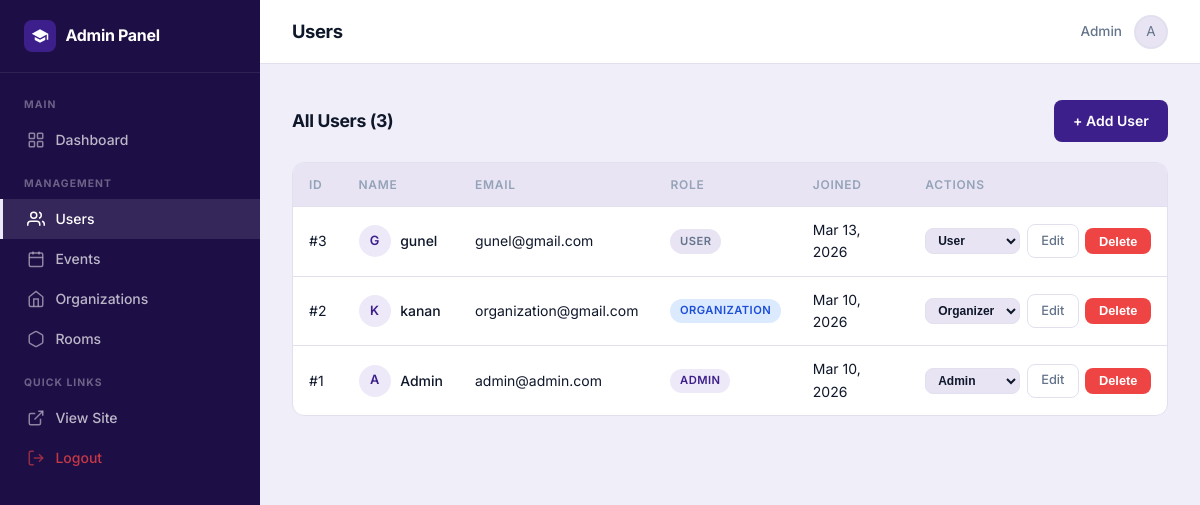
Page /admin/users (signed in) on the committed database.
### app/models/user_model.py (models this page shows, shortened)
class User(UserMixin, db.Model):
    __tablename__ = 'users'
    id = db.Column(db.Integer, primary_key=True)
    full_name = db.Column(db.String(100), nullable=False)
    email = db.Column(db.String(100), unique=True, nullable=False)
    password = db.Column(db.String(200), nullable=False)
    role = db.Column(db.String(20), default='user')
    organization_id = db.Column(db.Integer, db.ForeignKey('organizations.id'), nullable=True)
    created_at = db.Column(db.DateTime, default=datetime.utcnow)
    updated_at = db.Column(db.DateTime, onupdate=datetime.utcnow)

### app/routers/admin_routes.py (the view)
@admin_bp.get('/users')
def list_users():
    users = user_service.list_users()
    return render_template('admin/users/index.html', users=users)

### app/__init__.py (called while the page is built)
    @property
    def full_name(self):
        return self.user.full_name if self.user else ""

### app/extensions.py (called while the page is built)
@login_manager.user_loader
def load_user(user_id):
    from app.models.user_model import User
    return User.query.get(int(user_id))

### app/repositories/user_repository.py (called while the page is built)
def get_all():
    return User.query.order_by(User.created_at.desc()).all()

### app/routers/admin_routes.py (called while the page is built)
@admin_bp.before_request
def check_admin():
    if not current_user.is_authenticated or current_user.role != 'admin':
        flash('Access denied.', 'danger')
        return redirect(url_for('user.login_form'))

### app/services/user_service.py (called while the page is built)
def list_users():
    return user_repository.get_all()

### app/templates/admin/users/index.html (shortened to what this page needs)
{% extends "admin/base.html" %}
{% block page_title %}Users{% endblock %}
{% block content %}
<div class="section-header">
    <h3>All Users ({{ users|length }})</h3>
    <a href="{{ url_for('admin.create_user_form') }}" class="btn-primary">+ Add User</a>
</div>
<div class="admin-table-wrap">
    <table class="admin-table">
        <thead>
            <tr>
                <th>ID</th>
                <th>Name</th>
                <th>Email</th>
                <th>Role</th>
                <th>Joined</th>
                <th>Actions</th>
            </tr>
        </thead>
        <tbody>
            {% for user in users %}
            <tr>
                <td>#{{ user.id }}</td>
                <td>
                    <div class="table-user">
                        <div class="table-avatar">{{ user.full_name[0].upper() }}</div>
                        {{ user.full_name }}
                    </div>
                </td>
                <td>{{ user.email }}</td>
                <td>
                    <span class="badge badge-{{ 'purple' if user.role == 'admin' else ('blue' if user.role == 'organization' else 'gray') }}">
                        {{ user.role }}
                    </span>
                </td>
                <td>{{ user.created_at.strftime('%b %d, %Y') if user.created_at else '-' }}</td>
                <td>
                    <div class="table-actions">
                        {% if user.id != current_user.id %}
                        <form method="POST" action="{{ url_for('admin.set_user_role', id=user.id) }}" class="inline-form">
                            <select name="role" onchange="this.form.submit()" class="role-select-inline" title="Change role">
                                <option value="user"         {% if user.role == 'user' %}selected{% endif %}>User</option>
                                <option value="organization" {% if user.role == 'organization' %}selected{% endif %}>Organizer</option>
                                <option value="admin"        {% if user.role == 'admin' %}selected{% endif %}>Admin</option>
                            </select>
                        </form>
                        {% endif %}
                        <a href="{{ url_for('admin.edit_user_form', id=user.id) }}" class="btn-secondary btn-sm">Edit</a>
                        {% if user.id != current_user.id %}
                        <form method="POST" action="{{ url_for('admin.delete_user', id=user.id) }}" class="inline-form" onsubmit="return confirm('Delete this user?')">
                            <button type="submit" class="btn-danger btn-sm">Delete</button>
                        </form>
                        {% endif %}
                    </div>
                </td>
            </tr>
            {% else %}
            <tr><td colspan="6" class="table-empty">No users found.</td></tr>
            {% endfor %}
        </tbody>
    </table>
</div>
{% endblock %}

### app/templates/admin/base.html (shortened to what this page needs)
<!DOCTYPE html>
<html lang="en">
<head>
    <link rel="stylesheet" href="{{ url_for('static', filename='base.css') }}">
    <link rel="stylesheet" href="{{ url_for('static', filename='admin.css') }}">
</head>
<body class="admin-body">
<aside class="admin-sidebar">
    <div class="sidebar-header">
        <a href="{{ url_for('admin.dashboard') }}" class="sidebar-brand">
            <div class="brand-logo-icon">
                <svg width="18" height="18" viewBox="0 0 24 24" fill="white"><path d="M12 3L1 9L12 15L21 10.09V17H23V9L12 3Z"/><path d="M5 13.18V17.18L12 21L19 17.18V13.18L12 17L5 13.18Z"/></svg>
            </div>
            <span>Admin Panel</span>
        </a>
    </div>
    <nav class="sidebar-nav">
        <div class="sidebar-section">
            <span class="sidebar-section-title">Main</span>
            <a href="{{ url_for('admin.dashboard') }}" class="sidebar-link {% if request.endpoint == 'admin.dashboard' %}active{% endif %}">
                <svg width="18" height="18" viewBox="0 0 24 24" fill="none" stroke="currentColor" stroke-width="2"><rect x="3" y="3" width="7" height="7" rx="1"/><rect x="14" y="3" width="7" height="7" rx="1"/><rect x="3" y="14" width="7" height="7" rx="1"/><rect x="14" y="14" width="7" height="7" rx="1"/></svg>
                Dashboard
            </a>
        </div>
        <div class="sidebar-section">
            <span class="sidebar-section-title">Management</span>
            <a href="{{ url_for('admin.list_users') }}" class="sidebar-link {% if 'user' in request.endpoint %}active{% endif %}">
                <svg width="18" height="18" viewBox="0 0 24 24" fill="none" stroke="currentColor" stroke-width="2"><path d="M17 21v-2a4 4 0 0 0-4-4H5a4 4 0 0 0-4 4v2"/><circle cx="9" cy="7" r="4"/><path d="M23 21v-2a4 4 0 0 0-3-3.87"/><path d="M16 3.13a4 4 0 0 1 0 7.75"/></svg>
                Users
            </a>
            <a href="{{ url_for('admin.list_events') }}" class="sidebar-link {% if 'event' in request.endpoint %}active{% endif %}">
                <svg width="18" height="18" viewBox="0 0 24 24" fill="none" stroke="currentColor" stroke-width="2"><rect x="3" y="4" width="18" height="18" rx="2" ry="2"/><line x1="16" y1="2" x2="16" y2="6"/><line x1="8" y1="2" x2="8" y2="6"/><line x1="3" y1="10" x2="21" y2="10"/></svg>
                Events
            </a>
            <a href="{{ url_for('admin.list_organizations') }}" class="sidebar-link {% if 'organization' in request.endpoint %}active{% endif %}">
                <svg width="18" height="18" viewBox="0 0 24 24" fill="none" stroke="currentColor" stroke-width="2"><path d="M3 9l9-7 9 7v11a2 2 0 0 1-2 2H5a2 2 0 0 1-2-2z"/><polyline points="9 22 9 12 15 12 15 22"/></svg>
                Organizations
            </a>
            <a href="{{ url_for('admin.list_rooms') }}" class="sidebar-link {% if 'room' in request.endpoint %}active{% endif %}">
                <svg width="18" height="18" viewBox="0 0 24 24" fill="none" stroke="currentColor" stroke-width="2"><path d="M21 16V8a2 2 0 0 0-1-1.73l-7-4a2 2 0 0 0-2 0l-7 4A2 2 0 0 0 3 8v8a2 2 0 0 0 1 1.73l7 4a2 2 0 0 0 2 0l7-4A2 2 0 0 0 21 16z"/></svg>
                Rooms
            </a>
        </div>
        <div class="sidebar-section">
            <span class="sidebar-section-title">Quick Links</span>
            <a href="{{ url_for('main.index') }}" class="sidebar-link">
                <svg width="18" height="18" viewBox="0 0 24 24" fill="none" stroke="currentColor" stroke-width="2"><path d="M18 13v6a2 2 0 0 1-2 2H5a2 2 0 0 1-2-2V8a2 2 0 0 1 2-2h6"/><polyline points="15 3 21 3 21 9"/><line x1="10" y1="14" x2="21" y2="3"/></svg>
                View Site
            </a>
            <a href="{{ url_for('user.logout') }}" class="sidebar-link sidebar-link-danger">
                <svg width="18" height="18" viewBox="0 0 24 24" fill="none" stroke="currentColor" stroke-width="2"><path d="M9 21H5a2 2 0 0 1-2-2V5a2 2 0 0 1 2-2h4"/><polyline points="16 17 21 12 16 7"/><line x1="21" y1="12" x2="9" y2="12"/></svg>
                Logout
            </a>
        </div>
    </nav>
</aside>
<div class="admin-main">
    <header class="admin-topbar">
        <div class="topbar-left">
            <h2 class="topbar-title">{% block page_title %}Dashboard{% endblock %}</h2>
        </div>
        <div class="topbar-right">
            <span class="topbar-user">{{ current_user.full_name }}</span>
            <div class="nav-avatar">{{ current_user.full_name[0].upper() }}</div>
        </div>
    </header>
    <div class="admin-flash">
    </div>
    <div class="admin-content">
        {% block content %}{% endblock %}
    </div>
</div>
</body>
</html>

### app/static/base.css (style rules this page uses)
:root { --primary: #3d1f8c; --primary-dark: #2d1669; --primary-darker: #1e0e46; --primary-light: #ede9f8; --primary-50: #d9d0f5; --success: #10b981; --success-light: #d1fae5; --danger: #ef4444; --danger-light: #fee2e2; --warning: #f59e0b; --warning-light: #fef3c7; --text-primary: #0f172a; --text-secondary: #64748b; --text-muted: #94a3b8; --bg-page: #f0eef8; --bg-surface: #ffffff; --bg-subtle: #e8e4f4; --bg-hover: #f0eef8; --border: #e2e0ee; --border-hover: #c4bfe0; --border-focus: #3d1f8c; --radius-sm: 8px; --radius-md: 12px; --radius-lg: 16px; --radius-xl: 24px; --radius-full: 9999px; --shadow-xs: 0 1px 2px rgba(61, 31, 140, 0.05); --shadow-sm: 0 1px 3px rgba(61, 31, 140, 0.08), 0 1px 2px rgba(61, 31, 140, 0.04); --shadow-md: 0 4px 6px -1px rgba(61, 31, 140, 0.07), 0 2px 4px -2px rgba(61, 31, 140, 0.05); --shadow-lg: 0 10px 15px -3px rgba(61, 31, 140, 0.1), 0 4px 6px -4px rgba(61, 31, 140, 0.05); --shadow-xl: 0 20px 25px -5px rgba(61, 31, 140, 0.1), 0 8px 10px -6px rgba(61, 31, 140, 0.05); --shadow-focus: 0 0 0 3px rgba(61, 31, 140, 0.15); --transition-fast: 150ms cubic-bezier(0.4, 0, 0.2, 1); --transition: 200ms cubic-bezier(0.4, 0, 0.2, 1); --transition-slow: 300ms cubic-bezier(0.4, 0, 0.2, 1); --font: 'Inter', system-ui, -apple-system, BlinkMacSystemFont, 'Segoe UI', sans-serif; }
*, *::before, *::after { box-sizing: border-box; margin: 0; padding: 0; }
html { scroll-behavior: smooth; font-size: 16px; -webkit-font-smoothing: antialiased; -moz-osx-font-smoothing: grayscale; }
body { font-family: var(--font); background-color: var(--bg-page); color: var(--text-primary); line-height: 1.6; min-height: 100vh; display: flex; flex-direction: column; }
a { text-decoration: none; color: var(--primary); transition: color var(--transition-fast); }
.brand-logo-icon { width: 32px; height: 32px; background: var(--primary); border-radius: 8px; display: flex; align-items: center; justify-content: center; color: white; font-size: 1rem; flex-shrink: 0; }
.nav-avatar { width: 34px; height: 34px; border-radius: 50%; background: var(--bg-subtle); border: 2px solid var(--border); display: flex; align-items: center; justify-content: center; font-size: 0.85rem; color: var(--text-secondary); cursor: pointer; overflow: hidden; }
.btn-primary { display: inline-flex; align-items: center; gap: 0.35rem; background: var(--primary); color: #fff; font-size: 0.875rem; font-weight: 600; padding: 0.6rem 1.2rem; border-radius: var(--radius-sm); border: none; cursor: pointer; transition: all var(--transition-fast); text-decoration: none; white-space: nowrap; }
.btn-secondary { display: inline-flex; align-items: center; background: var(--bg-surface); color: var(--text-secondary); font-size: 0.875rem; font-weight: 500; padding: 0.6rem 1.2rem; border-radius: var(--radius-sm); border: 1px solid var(--border); cursor: pointer; transition: all var(--transition-fast); text-decoration: none; }
.btn-danger { display: inline-flex; align-items: center; background: var(--danger); color: #fff; font-size: 0.875rem; font-weight: 600; padding: 0.6rem 1.2rem; border-radius: var(--radius-sm); border: none; cursor: pointer; transition: all var(--transition-fast); text-decoration: none; white-space: nowrap; }
.btn-sm { font-size: 0.8rem; padding: 0.35rem 0.85rem; }
.inline-form { display: inline; }

### rows in the picture
User: full_name "Admin", full_name "A", id "1", email "admin@admin.com", role "ADMIN", created_at "Mar 10, 2026", role "Admin"
User: id "3", full_name "G", full_name "gunel", email "gunel@gmail.com", role "USER", created_at "Mar 13, 2026", role "User"
User: id "2", full_name "K", full_name "kanan", email "organization@gmail.com", role "ORGANIZATION", created_at "Mar 10, 2026", role "Organizer"

### other values in the picture
{{ users|length }} "3"
